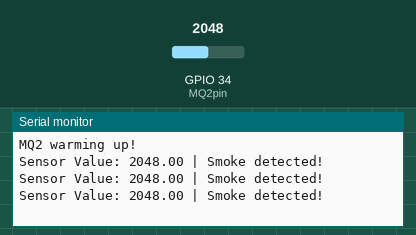
Recording of a sketch running on a simulated ESP32. Shown: the last lines printed to the serial monitor. The test bench sets the inputs (shaded band); at power-on: GPIO 34 (MQ2pin) = 2048.

Above: at 3.2 s.
3.3 s: GPIO 34 (MQ2pin) set to 429
At 3.9 s:
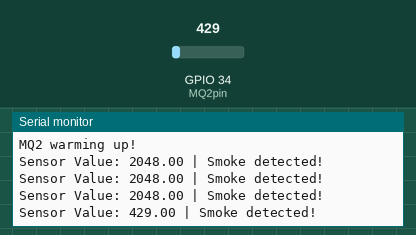
4.8 s: GPIO 34 (MQ2pin) set to 374
At 5.4 s:
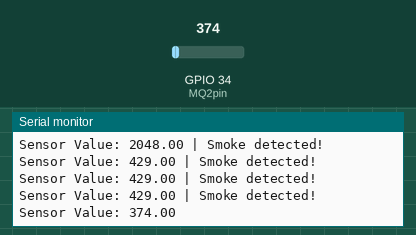

The sketch:

Smoke_Sensor.ino
```cpp
/* Change the threshold value with your own reading */
#define Threshold 400

#define MQ2pin 34

//int MQ2pin = A0;
float sensorValue;  //variable to store sensor value

void setup() {
  Serial.begin(115200); // sets the serial port to 9600
  Serial.println("MQ2 warming up!");
  delay(2000); // allow the MQ2 to warm up
//  pinMode(MQ2pin, INPUT);
}

void loop() {
  sensorValue = analogRead(MQ2pin); // read analog input pin 0

  Serial.print("Sensor Value: ");
  Serial.print(sensorValue);

  if(sensorValue > Threshold)
  {
    Serial.print(" | Smoke detected!");
  }

  Serial.println("");
  delay(500); // wait 2s for next reading
}
```

Measured:
- the behaviour switches between 401 and 400 on GPIO 34 (MQ2pin) (found by bisection; images 1 and 2)
- after the input at 3.3 s, the serial monitor: prints a new line after 0.20 s (image 1)
- after the input at 4.8 s, the serial monitor: prints a new line after 0.20 s (image 2)
